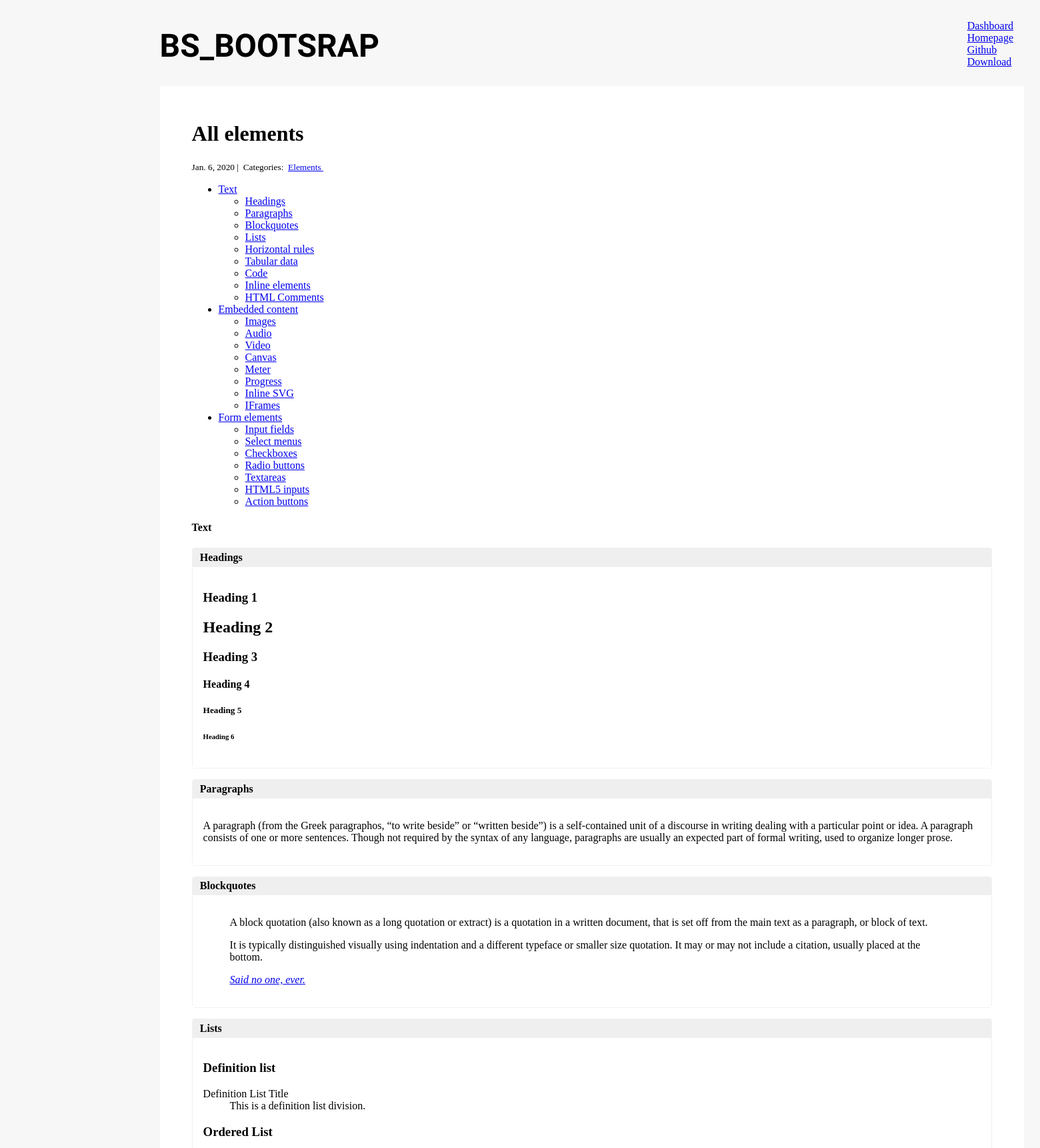
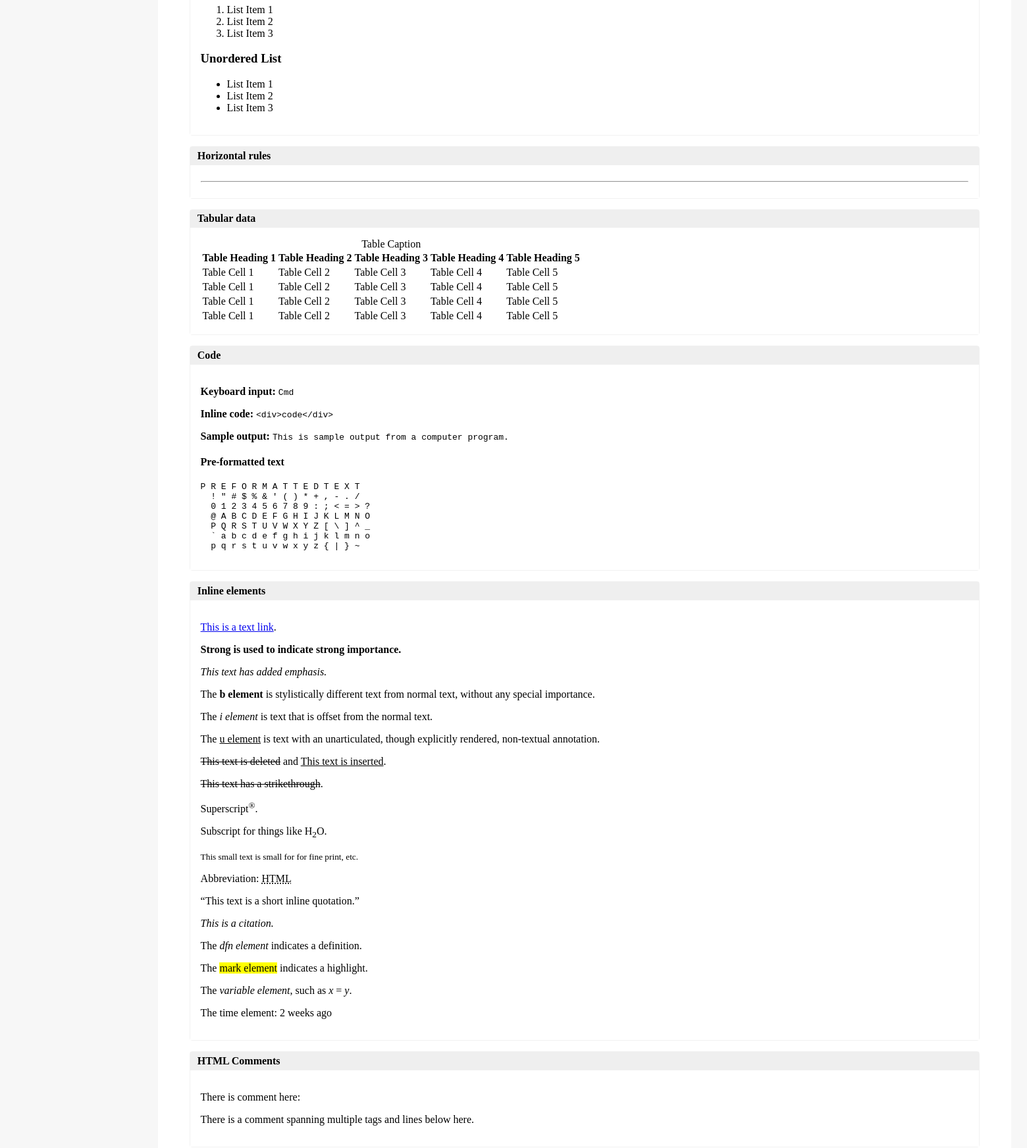
/1/ (upper part), run on the app's committed database (2 pictures, top to bottom).
### boot_rules/models.py (models this page shows, shortened)
class Post(models.Model):
    title = models.CharField(max_length=255)
    body = models.TextField()
    elements = models.TextField(default="",blank=True)
    scss = models.TextField(default="",blank=True)
    created_on = models.DateTimeField(auto_now_add=True)
    last_modified = models.DateTimeField(auto_now=True)
    categories = models.ManyToManyField('Category', related_name='posts')
    status = models.IntegerField(choices=STATUS, default=0)

class Category(models.Model):
    name = models.CharField(max_length=20)

### boot_rules/views.py (the view, shortened to what this page needs)
# urls.py: path("<int:pk>/", views.boot_rules_detail, name="boot_rules_detail"),
def boot_rules_detail(request, pk):
    post = Post.objects.get(pk=pk)
    form = CommentForm()
    comments = Comment.objects.filter(post=post)
    context = {
        "post": post,
        "comments": comments,
        "form": form,
    }
    return render(request, "boot_rules_detail.html", context)

### boot_rules/templates/boot_rules_detail.html (shortened to what this page needs)
{% extends "head.html" %}
{% block page_content %}
<div class="col-md-8 offset-md-2">
    <h1>{{ post.title }}</h1>
    <small>
        {{ post.created_on.date }} |&nbsp;
        Categories:&nbsp;
        {% for category in post.categories.all %}
        <a href="{% url 'boot_rules_category' category.name %}">
            {{ category.name }}
        </a>&nbsp;
        {% endfor %}
    </small>
    <p>{{ post.body | safe }}</p>
</div>
{% endblock %}

### boot_rules/templates/head.html (shortened to what this page needs)
<!DOCTYPE html>
<html>
<head>
	{% load static %}
	{% load sass_tags %}
	<link rel="stylesheet" href="{% static 'css/site-style.css' %}" type="text/css" />
	<link href="{% sass_src 'sass/style.sass' %}" rel="stylesheet" type="text/css" />
</head>
<body>
	<header id="header">
		<div class="logo">BS_Bootsrap</div>
		<div class="bs--menu bs--menu-border">
		  <a class="bs--menu-item" href="/admin"><div class="icon-gauge"></div>Dashboard</a>
		  <a class="bs--menu-item" href="/"><div class="icon-home"></div>Homepage</a>
		  <a class="bs--menu-item" href="https://github.com/BastienSozeau/BS_bootstrap" target="_blank"><div class="icon-github"></div>Github</a>
		  <a class="bs--menu-item" href="https://github.com/BastienSozeau/BS_bootstrap/archive/master.zip" target="_blank"><div class="icon-download"></div>Download</a>
		</div>
	</header>
	<div class="wrapper">
		{% block page_content %}{% endblock %}
	</div>
{% include "footer.html" %}

### boot_rules/templates/footer.html (shortened to what this page needs)
{% block footer %}
	</body>
	{% load static %}
</html>
{% endblock %}

### boot_rules/static/css/site-style.css (style rules this page uses)
#header { text-align: left; max-width: 1200px; width: 85%; margin: 0 0 0 15%; padding: 2em 0; }
.logo { font-size: 3em; font-family: 'Public Sans'; font-weight: 900; text-transform: uppercase; }
body { background: #f7f7f7 }
.wrapper { max-width: 1200px; width: 85%; margin: 0 0 0 15%; background: white; padding: 2em 3em; }
main article { border: 1px solid #f1f1f1; margin: 1em auto; border-radius: 4px; }
main article > div { background: #ffffff; padding: 1em; }
main article header h4 { background: #efefef; margin: 0; padding: .3em 0.7em; }
#header .bs--menu { position: fixed; top: 30px; right: 40px; z-index: 3; }

### data on the page
Post: title "All elements", created_on "Jan. 6, 2020", body "Text Headings Paragraphs Blockquotes Lists Horizontal rules Tabular data Code Inline elements HTML Comments Embedded content Images Audio Video Canvas Meter Progress Inline SVG IFrames Form elements Input fields Select menus Checkboxes Radio buttons Textareas HTML5 inputs Action buttons Text Headings Heading 1 Heading 2 Heading 3 Heading 4 Heading 5 Heading 6 Paragraphs A paragraph (from the Greek paragraphos, “to write beside” or “written beside”) is a self-contained unit of a discourse in writing dealing with a particular point or idea. A paragraph consists of one or more sentences. Though not required by the syntax of any language, paragraphs are usually an expected part of formal…"
Category: name "Elements"
